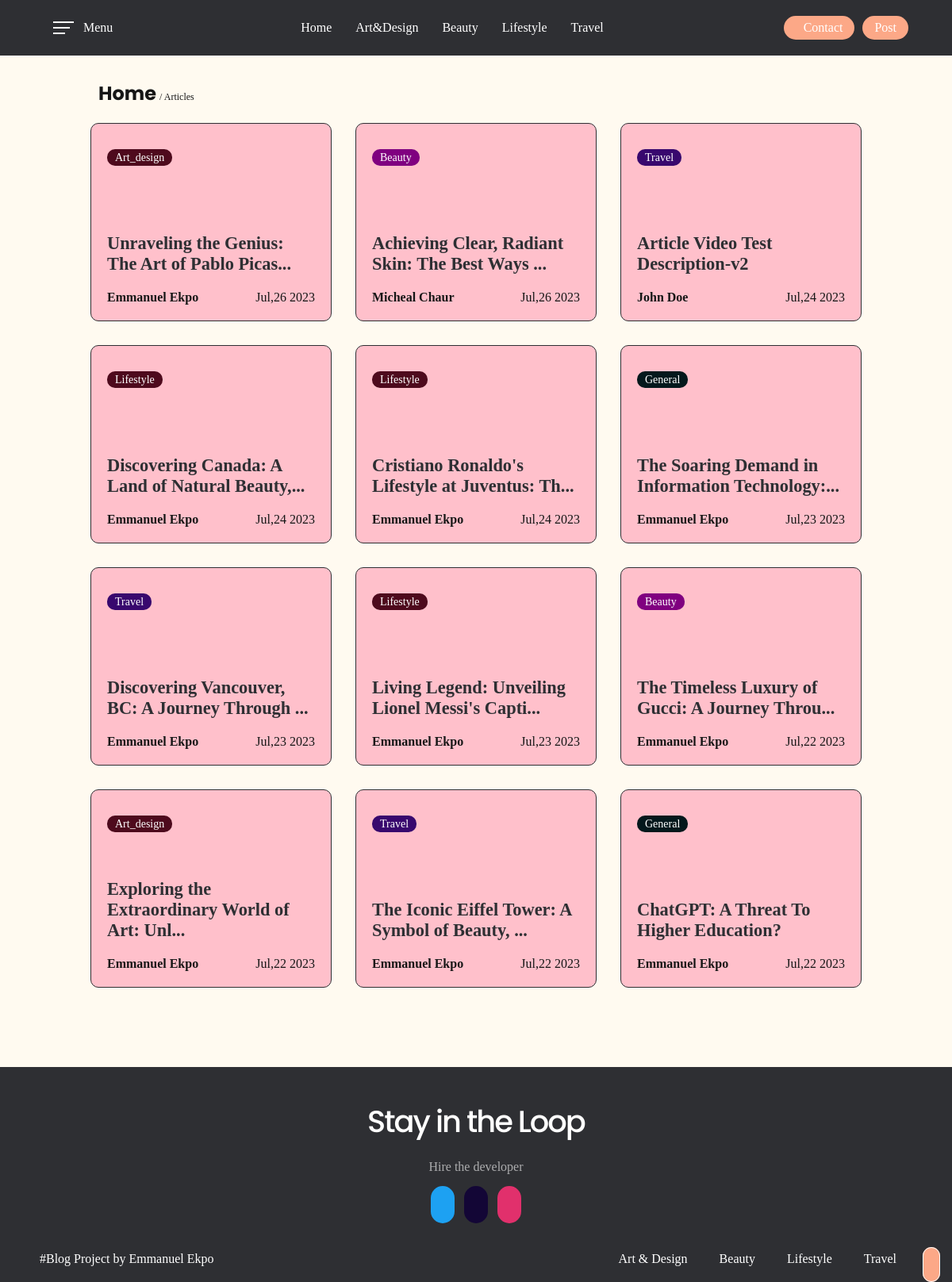
The page / on the database its author committed.
### tables this page shows
CREATE TABLE `addblog` (
  `id` int(11) NOT NULL,
  `firstname` text NOT NULL,
  `lastname` text NOT NULL,
  `title` varchar(200) NOT NULL,
  `category` text NOT NULL,
  `description` mediumtext NOT NULL,
  `created_at` timestamp NOT NULL DEFAULT current_timestamp()
);

### index.php (the view, shortened to what this page needs)
<?php
    require "config.php";
	$data = $conn->query("SELECT * FROM addblog ORDER BY id DESC");
?>
<!DOCTYPE html>
<html lang="en">
<head>
    <link rel="stylesheet" media="screen" href="https://fontlibrary.org//face/fantasque-sans-mono" type="text/css"/>
    <link rel="stylesheet" href="./components/css/header.css">
    <link rel="stylesheet" href="./components/css/footer.css">
    <link rel="stylesheet" href="./css/component.css">
    <link rel="stylesheet" href="./css/style.css">
    <link rel="stylesheet" href="https://cdnjs.cloudflare.com/ajax/libs/font-awesome/4.7.0/css/font-awesome.min.css">
    <link href="https://www.jqueryscript.net/css/jquerysctipttop.css" rel="stylesheet" type="text/css">
    <link href="./components/css/slide-out-panel.css" rel="stylesheet">
    <link rel="stylesheet" href="./css/getblog.css">
</head>
<body>
    <?php require "../Blog/components/header.php"; ?>
    <div class="contents_o1">
        <div class="next01">
            <span>Home</span>
            <small>/ Articles</small>
        </div>
        <div class="grid-container">
            <?php  while($rows = $data->fetch(PDO::FETCH_OBJ)) :?>
                <div class="item1 grid">
                    <div class="contss">
                        <div class="s1">
                            <a class="db_category" href="<?php
                                if ($rows->category === "travel") {echo "travel.php";}
                                else if ($rows->category === "general") {echo "index.php";}
                                else if ($rows->category === "art_design") {echo "artDesign.php";}
                                else if ($rows->category === "beauty") {echo "beauty.php";}
                                else if ($rows->category === "lifestyle" || $rows->category === "lifstyle") {echo "lifeStyle.php";}
                                else if ($rows->category === "select") {echo "index.php";}
                            ?>"><?php echo $rows->category;?></a>
                        </div>
                        <div class="db_details">
                            <p class="db_title"><a href="blogPost.php?id=<?php echo $rows->id; ?>"><?php echo $rows->title;  ?></a></p>
                            <div class="db_det1">
                                <p><span><?php echo $rows->firstname . " " .$rows->lastname  ?></span></p>
                                <span><?php echo date('M', strtotime($rows->created_at)) . ',' . date('d', strtotime($rows->created_at)) . ' ' .  date('Y', strtotime($rows->created_at)); ?></span>
                            </div>
                        </div>
                    </div>
                </div>
            <?php  endwhile;  ?>
        </div>
    </div>
    <button onclick="topFunction()" class="scroll_up" title="Go to top"><ion-icon name="arrow-up"></ion-icon></button>
    <?php require "../Blog/components/footer.php"; ?>
</body>
</html>

### components/header.php (shortened to what this page needs)
<?php
$blog_url = "../Blog/postBlog.php";
$subscribe_url = "../Blog/subscribe.php";
$navLinks = array (
    array( "name"=>"Home",
            "url"=>"../Blog/index.php",
        ),
    array( "name"=>"Art & Design",
            "url"=>"../Blog/artDesign.php",
        ),
    array( "name"=>"Beauty",
            "url"=>"../Blog/beauty.php",
        ),
    array( "name"=>"Lifestyle",
            "url"=>"../Blog/lifeStyle.php",
            "title" => "twitter"),
    array( "name"=>"Travel",
            "url"=>"../Blog/travel.php",
        ),
);
?>
<nav class="nav">
    <div class="menu open_nav1">
        <div class="bar_cont">
            <span class="bar1 bars"></span>
            <span class="bar2 bars"></span>
            <span class="bar3 bars"></span>
        </div>
        <p class="logo">Menu</p>
    </div>
    <div class="links">
        <ul>
            <?php foreach ($navLinks as $i) { ?>
                <li><a href="<?php echo $i['url']; ?>"><?php echo $i['name'];?></a></li>
            <?php } ?>
        </ul>
    </div>
    <div class="search">
        <a href="<?php echo $subscribe_url; ?>" class="sub"><ion-icon name="mail-unread"></ion-icon>
        <span>Contact</span></a>
        <a href="<?php echo $blog_url; ?>">Post</a>
    </div>
</nav>

### components/footer.php (shortened to what this page needs)
<?php
$navLinks = array (
    array( "name"=>"Art & Design",
            "url"=>"../Blog/artDesign.php"),
    array( "name"=>"Beauty",
            "url"=>"../Blog/beauty.php"),
    array( "name"=>"Lifestyle",
            "url"=>"../Blog/lifeStyle.php"),
    array( "name"=>"Travel",
            "url"=>"../Blog/travel.php"),
);
$subscribe_url = "../Blog/subscribe.php";
$b_slinks = array (
    array( "name"=>"Linkedin",
            "icon" => "<ion-icon name='logo-Linkedin' class='twitter'></ion-icon>",
            "url"=>"https://www.linkedin.com/in/emmanuel-ekpo-a2973420b/",
        ),
    array( "name"=>"Github",
            "icon" => "<ion-icon name='logo-github' class='github'></ion-icon>",
            "url"=>"https://github.com/Ekpo-Emmanuel",
        ),
    array( "name"=>"contact",
            "icon" => '<ion-icon name="mail-open" class="instagram"></ion-icon> ',
            "url"=>$subscribe_url,
        ),
);
?>
<footer class="footer">
        <form action="">
            <span class="stl">Stay in the Loop</span>
            <label for="email">Hire the developer</label>
            <div class="slinks">
                <?php foreach ($b_slinks as $i) { ?>
                    <li>
                        <a href="<?php echo $i['url']; ?>" target="<?php
                                if ($i['name'] === "contact") {
                                    echo "_self";
                                } else {echo "_blank";}
                            ?>">
                            <?php echo $i['icon']; ?>
                        </a>
                    </li>
                <?php } ?>
            </div>
        </form>
        <div class="sec2">
            <div class="name">
                <span>#Blog Project by Emmanuel Ekpo</span>
            </div>
            <ul>
                <?php foreach ($navLinks as $i) { ?>
                    <li><a href="<?php echo $i['url']; ?>"><?php echo $i['name'];?></a></li>
                <?php } ?>
            </ul>
        </div>
</footer>

### components/css/header.css (style rules this page uses)
.nav { display: flex; flex-direction: row; justify-content: space-between; align-items: center; background-color: var(--dark-blue); padding: 15px 0px; position: fixed; width: 100%; top: 0; z-index: 200; }
.nav .menu { display: flex; flex-direction: row; justify-content: space-between; cursor: pointer; place-content: center; align-items: center; padding: 8px 15px; border-radius: 8px; transition: 0.3s ease-in-out; margin-left: 50px; }
.nav .menu .bar_cont { display: flex; flex-direction: column; width: 30px; }
.nav .menu .bar_cont >span { height: 2px; background-color: var(--text-color-light); margin: 2.3px; }
.nav .menu .bar_cont .bar2 { width: 70%; }
.nav .menu .bar_cont .bar3 { width: 50%; }
.nav .menu .logo { display: block; margin-left: 10px; color: var(--text-color-light); }
.nav .links { padding: 5px; }
.nav .links ul { display: flex; flex-direction: row; }
.nav .links ul li a { word-spacing: -4px; display: block; text-align: center; padding: 6px 15px; color: var(--text-color-light); }
nav .search { display: flex; margin-right: 50px; }
nav .search a { background-color: var(--pink-color-button); border-radius: 50px; display: flex; justify-content: center; align-items: center; padding: 6px 15px; margin: 0px 5px; color: var(--text-color-light); }
.nav .search .sub span { margin-left: 10px; color: var(--text-color-light); }

### components/css/footer.css (style rules this page uses)
.footer { width: 100%; background-color: var(--dark-blue); display: flex; flex-direction: column; padding: 20px; }
.footer form { display: flex; flex-direction: column; align-items: center; }
.footer form span { display: block; font-size: 2.4em; font-weight: 500; letter-spacing: -2px; font-family: var(--pop-text); color: var(--text-color-light); padding: 20px; }
.footer form label { display: block; color: var(--text-color-light); opacity: .6; }
.footer form .slinks { display: flex; margin-top: 30px; }
.footer form .slinks ion-icon { margin: 6px; padding: 15px; border-radius: 50px; font-size: 16px; color: var(--text-color-light); }
.footer form .slinks a .twitter { background-color: #1DA1F2; }
.footer form .slinks a .github { background-color: #130636; }
.footer form .slinks a .instagram { background-color: #E1306C; }
.footer .sec2 { display: flex; flex-direction: row; justify-content: space-between; padding: 0px 30px; margin-top: 50px; }
.footer .sec2 .name span { color: var(--text-color-light); }
.footer .sec2 ul { display: flex; flex-direction: row; }
.footer .sec2 ul a { margin: 0px 20px; color: var(--text-color-light); }

### css/component.css (style rules this page uses)
* { padding: 0; margin: 0; list-style-type: none; text-decoration: none; font-family: 'FantasqueSansMonoRegular'; font-weight: normal; font-style: normal; color: var(--text-color-dark); }
:root { --text-color-dark: rgb(22, 22, 22); --text-color-light: rgb(255, 255, 255); --dark-blue: rgb(46,47,51); --pink-color-background: rgb(255,247,243); --pink-color-button: rgb(252, 168, 135); --general-text: 'Helvetica Neue', sans-serif; --pop-text: 'Poppins', sans-serif; }
body { scroll-behavior: smooth; }

### css/style.css (style rules this page uses)
:root { --theme-blue: 200, 80%, 38%; --theme-red: 350, 63%, 52%; --theme-pink: 350, 100%, 69%; --theme-black: 0, 7%, 9%; --theme-white: 0, 0%, 100%; --theme-light: 40, 100%, 97%; --theme-dark: 0, 7%, 29%; color: hsl(var(--theme-dark)); background: hsl(var(--theme-light)); }
*, *::after, *::before { box-sizing: border-box; }
a { color: hsl(var(--theme-blue)); transition: color 150ms, text-decoration-color 150ms; }
:root { --card-link-color: var(--theme-blue); --card-hover-color: var(--theme-red); --card-focus-color: var(--theme-pink); --card-inner-focus-color: var(--theme-white); --card-shadow-color: var(--theme-black); --card-foreground-color: var(--theme-dark); --card-background-color: var(--theme-dark); }
body { margin: 0; }

### components/css/slide-out-panel.css (style rules this page uses)
html { width: 100%; }

### index.php (style rules this page uses)
.contents_o1 { margin-top: 100px; width: 90%; margin: 100px auto; }

### rows shown on the page
addblog: category "Art_design", firstname "Emmanuel", lastname "Ekpo", created_at "Jul", created_at "26", created_at "2023"
addblog: category "Beauty", firstname "Micheal", lastname "Chaur", created_at "Jul", created_at "26", created_at "2023"
addblog: category "Travel", title "Article Video Test Description-v2", firstname "John", lastname "Doe", created_at "Jul", created_at "24", created_at "2023"
addblog: category "Lifestyle", firstname "Emmanuel", lastname "Ekpo", created_at "Jul", created_at "24", created_at "2023"
addblog: category "Lifestyle", firstname "Emmanuel", lastname "Ekpo", created_at "Jul", created_at "24", created_at "2023"
addblog: category "General", firstname "Emmanuel", lastname "Ekpo", created_at "Jul", created_at "23", created_at "2023"
addblog: category "Travel", firstname "Emmanuel", lastname "Ekpo", created_at "Jul", created_at "23", created_at "2023"
addblog: category "Lifestyle", firstname "Emmanuel", lastname "Ekpo", created_at "Jul", created_at "23", created_at "2023"
addblog: category "Beauty", firstname "Emmanuel", lastname "Ekpo", created_at "Jul", created_at "22", created_at "2023"
addblog: category "Art_design", firstname "Emmanuel", lastname "Ekpo", created_at "Jul", created_at "22", created_at "2023"
addblog: category "Travel", firstname "Emmanuel", lastname "Ekpo", created_at "Jul", created_at "22", created_at "2023"
addblog: category "General", title "ChatGPT: A Threat To Higher Education?", firstname "Emmanuel", lastname "Ekpo", created_at "Jul", created_at "22", created_at "2023"

### other values the page prints
$i['name'] "Home"
$i['name'] "Art & Design"
$i['name'] "Beauty"
$i['name'] "Lifestyle"
$i['name'] "Travel"
